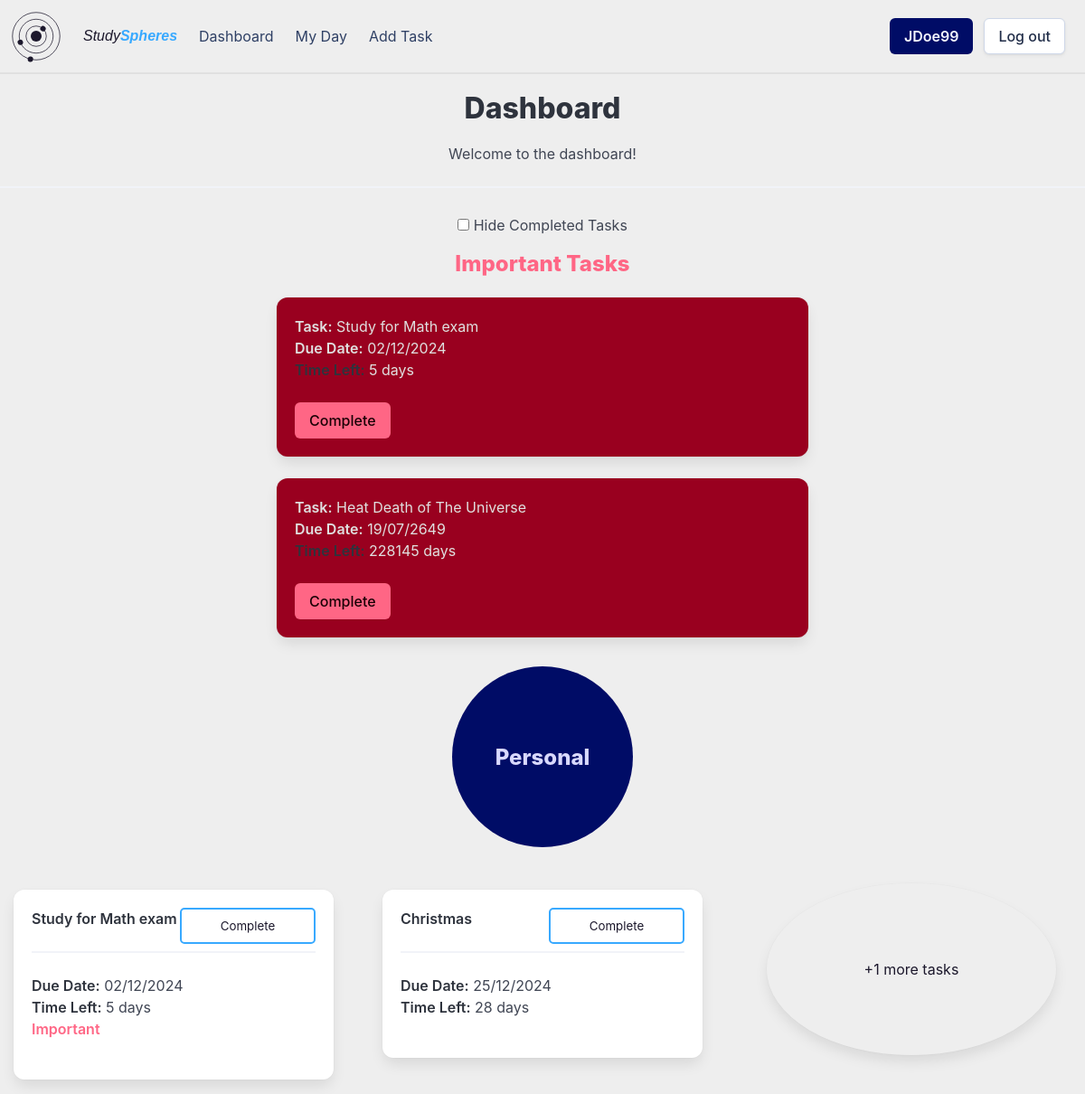
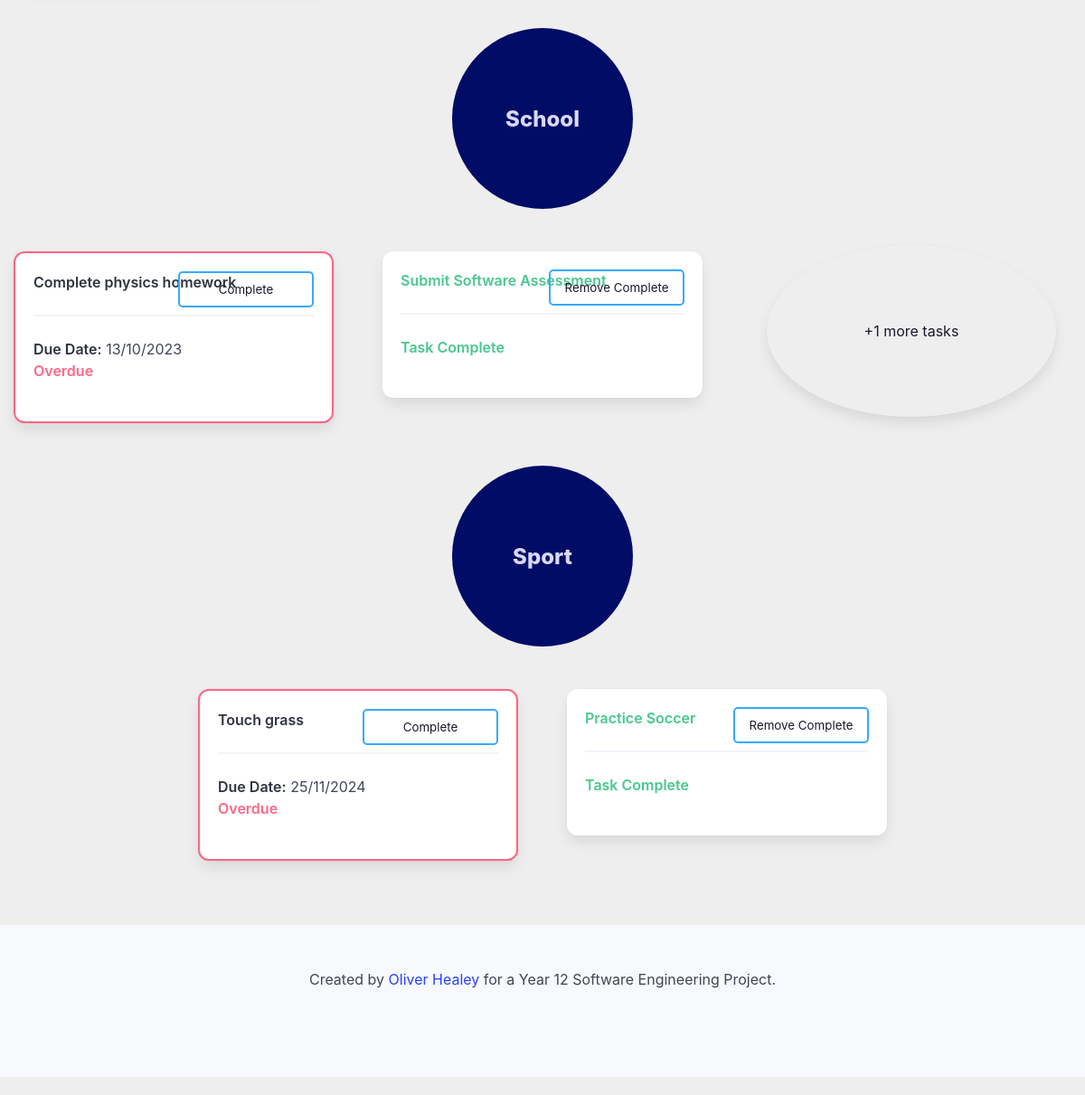
Page /dashboard (signed in) on the committed database (2 pictures, top to bottom).
### setup_db.py (models this page shows)
class Task(Base):
    __tablename__ = 'tasks'
    task_id = Column(String, primary_key=True)
    name = Column(String, nullable=False)
    details = Column(String)
    important = Column(Boolean, nullable=False)
    due_date = Column(DateTime, nullable=False)
    completed = Column(Boolean, nullable=False)
    user_id = Column(String, ForeignKey('userdetails.id'), nullable=False)
    group_id = Column(String, ForeignKey('groups.group_id'), nullable=False)
    user = relationship('User', back_populates='tasks')
    groups = relationship('Group', back_populates='tasks')

class Group(Base):
    __tablename__ = 'groups'
    group_id = Column(String, primary_key=True, nullable=False)
    group_name = Column(String, nullable=False, unique=True)
    user_id = Column(String, ForeignKey('userdetails.id'), nullable=False)
    user = relationship('User', back_populates='groups')
    tasks = relationship('Task', back_populates='groups')

### app.py (the view)
@app.route('/dashboard')
def dashboard():
    userId = flaskSession.get('userId')
    if userId is None:
        return redirect(url_for('login'))
    else:
        hideCompleted = flaskSession.get('hideCompleted')
        if hideCompleted:
            tasks = sessionDb.query(Task).filter(Task.user_id == userId, Task.completed == False).order_by(Task.due_date).all()
        else:
            tasks = sessionDb.query(Task).filter(Task.user_id == userId).order_by(Task.due_date).all()
        groups = sessionDb.query(Group).filter(Group.user_id == userId).all()
        date = datetime.datetime.now().date()
        return render_template('dashboard.html', tasks=tasks, groups=groups, showDetails=False, hideCompleted=hideCompleted, date=date)

### templates/dashboard.html (shortened to what this page needs)
{% extends 'base_loggedin.html' %}
{% block heading %}Dashboard{% endblock %}
{% block content %}
    <p class="has-text-centered">Welcome to the dashboard!</p>
    <hr>
    <div class="dashboard-controls field has-text-centered">
        <input id="hide-completed" type="checkbox" name="hide_completed" class="checkbox dashboard-check" onchange="document.getElementById('hide-completed-form').submit();" {% if hideCompleted %}checked{% endif %}>
        <label for="hide-completed">Hide Completed Tasks</label>
    </div>
    <div class="columns is-multiline">
        {% if tasks | selectattr('important', 'equalto', True) | selectattr('completed', 'equalto', False) | list | length > 0 %}
        <div class="column is-full">
            <p class="title is-4 has-text-centered has-text-danger">Important Tasks</p>
        </div>
        {% endif %}
        {% for task in tasks %}
            {% if task.important and not task.completed %}
                <div class="column is-half is-offset-3">
                    <div class="box important-box" onclick="window.location.href='/task/{{ task.task_id }}'">
                        <div class="media-content">
                            <div class="content">
                                <p class="important-text">
                                    <strong class="important-text">Task:</strong> {{ task.name }}<br>
                                    <strong class="important-text">Due Date:</strong> {{ task.due_date.strftime('%d/%m/%Y') }}<br>
                                    {% if date < task.due_date.date() %}
                                        <strong>Time Left:</strong> {{ (task.due_date.date() - date).days }} days<br>
                                    {% elif date == task.due_date.date() %}
                                        <strong class="has-text-warning">Due Today</strong><br>
                                    {% else %}
                                        <strong class="has-text-danger">Overdue</strong><br>
                                    {% endif %}
                                </p>
                            </div>
                            <form action="/complete" method="POST">
                                <input type="submit" value="Complete" class="button is-danger">
                            </form>
                        </div>
                    </div>
                </div>
            {% endif %}
        {% endfor %}
    </div>
    <div class="columns is-multiline">
        {% for group in groups %}
            <div class="circle-holder column is-full is-centered">
                <div class="collision-checker">
                    <div class="group-circle" onclick="window.location.href='/group/{{ group.group_id }}'">
                        <div class="hero-body">
                            <p class="group-circle-title title is-4">{{ group.group_name }}</p>
                        </div>
                    </div>
                </div>
            </div>
            {% set has_tasks = tasks | selectattr('group_id', 'equalto', group.group_id) | list | length > 0 %}
            {% set group_tasks = tasks | selectattr('group_id', 'equalto', group.group_id) | list %}
            {% for task in group_tasks %}
                {% if loop.index < 3 %}
                    <div class="column is-one-third is-offset-{{ ((3 - group_tasks|length) * 2 if not group_tasks|length > 2 else 0) if loop.index == 1 else 0 }}">
                        {% include 'task_box.html' %}
                    </div>
                {% endif %}
                {% if loop.index == 3 %}
                    {% set remaining_tasks = tasks | selectattr('group_id', 'equalto', group.group_id) | list | length - 2 %}
                    {% if remaining_tasks > 0 %}
                        <div class="column is-one-third">
                            <div class="box task-circle" onclick="window.location.href='/group/{{ group.group_id }}'">
                                <article class="media">
                                    <div class="media-content">
                                        <div class="content">
                                            <p class="has-text-centered">+{{ remaining_tasks }} more tasks</p>
                                        </div>
                                    </div>
                                </article>
                            </div>
                        </div>
                    {% endif %}
                {% endif %}
            {% endfor %}
        {% endfor %}
{% endblock %}

### templates/base_loggedin.html (shortened to what this page needs)
<!DOCTYPE html>
<html>
    <head>
        <link rel="stylesheet" href= "{{ url_for('static',filename='styles/styles.css') }}">
    </head>
    <body>
        <div id="page-container">
            <header>
                <nav class="navbar" role="navigation" aria-label="main navigation">
                    <div class="navbar-brand">
                    </div>
                    <div class="navbar-menu">
                        <div class="navbar-start">
                            <a class="navbar-item" href="/dashboard">
                                <span class="site-name">Study<b>Spheres</b></span>
                            </a>
                            <a class="navbar-item" href="/dashboard">
                                Dashboard
                            </a>
                            <a class="navbar-item" href="/myday">
                                My Day
                            </a>
                            <a class="navbar-item" href="/addtask">
                                Add Task
                            </a>
                        </div>
                    <div class="navbar-end">
                        <div class="navbar-item">
                            <div class="buttons">
                                <a class="button is-link" href="/user">
                                <strong>{{ session['username'] }}</strong>
                                </a>
                                <a class="button" href="/logout">
                                    Log out
                                </a>
                            </div>
                        </div>
                    </div>
                    </div>
                </nav>
            </header>
            <section class="hero">
                <div class="hero-body">
                    <h1 class="title has-text-centered">
                        {% block heading %}{% endblock %}
                    </h1>
            </section>
            <div class='content'>
                {% block content %}{% endblock %}
            </div>
            <div style="padding-bottom: 200px;"></div>
            <footer class="footer">
                <div class="content has-text-centered">
                    <p>
                        Created by <a href="https://github.com/healey-o/12-SE-webapp-assessment">Oliver Healey</a> for a Year 12 Software Engineering Project.
                    </p>
                </div>
            </footer>
        </div>
    </body>
</html>

### templates/task_box.html (shortened to what this page needs)
<div class="box task-box {% if date > task.due_date.date() and not task.completed %}overdue-task{% endif %}" onclick="window.location.href='/task/{{ task.task_id }}'">
    <div class="content">
        <p>
            <strong class="{{ 'has-text-success' if task.completed else '' }}">{{ task.name }}</strong>
            <hr>
            {% if not task.completed %}
                <strong>Due Date:</strong> {{ task.due_date.strftime('%d/%m/%Y') }}<br>
                {% if date < task.due_date.date() %}
                    <strong>Time Left:</strong> {{ (task.due_date.date() - date).days }} days<br>
                {% elif date == task.due_date.date() %}
                    <strong class="has-text-warning">Due Today</strong><br>
                {% else %}
                    <strong class="has-text-danger">Overdue</strong><br>
                {% endif %}
                {% if task.important %}
                    <strong class="has-text-danger circle-header">Important</strong><br>
                {% endif %}
            {% else %}
                <strong class="has-text-success">Task Complete</strong>
            {% endif %}
        </p>
    </div>
    {% if not task.completed %}
        <form action="/complete" method="POST">
            <input type="submit" value="Complete" class="task-complete-button">
        </form>
    {% else %}
        <form action="/decomplete" method="POST">
            <input type="submit" value="Remove Complete" class="task-complete-button">
        </form>
    {% endif %}
</div>

### static/styles/styles.css (style rules this page uses)
:root { --bulma-primary-h: 206deg; --bulma-primary-l: 61%; --bulma-link-l: 20%; --bulma-info-h: 63deg; --bulma-info-l: 68%; --bulma-scheme-s: 36%; --bulma-body-background-color: light-dark(#eeeeee, #0f141f); color-scheme: light dark; --accent-color: light-dark(#1c182c, #e0e0e0); --accent-color-invert: light-dark(#e0e0e0, #160f34); --warning-color: light-dark(#ffdddd, #330000); }
header { padding:10px; border-bottom: var(--accent-color-invert) solid 2px; }
body { margin: none; padding: none; }
#page-container { position: relative; min-height: 100vh; margin: none; padding: none; }
.navbar { background-color: var(--bulma-body-background-color); }
.site-name { color: var(--accent-color); font-style: italic; font-weight: normal; font-family: Verdana, Geneva, Tahoma, sans-serif; align-self: center; }
.site-name > b { color: var(--bulma-primary); }
#logo-svg { padding-right: 10px; }
.hero-body { padding: 20px; }
.hero { margin-left: 20px; margin-right: 20px; border-radius: 20px; }
.circle-holder { display: flex; justify-content: center; align-items: center; }
.collision-checker { position: relative; margin: .5em; border-radius: 50%; width: 200px; text-align: center; align-content: center; overflow: visible; height: 200px; }
.group-circle { position: relative; border-radius: 50%; width: 200px; text-align: center; align-content: center; overflow: visible; height: 200px; background-color: var(--bulma-link); }
.collision-checker > .group-circle { animation: circle-leave 0.3s ease-in-out forwards; }
.group-circle-title { color: #d8d9ff; }
.task-circle { position: relative; margin: .5em; border-radius: 50%; width: 320px; text-align: center; align-content: center; justify-self: center; overflow: hidden; height: 190px; background-color: transparent; color: var(--accent-color); transition: all 0.5s; cursor: pointer; }
.task-circle:after { content: 'View...'; position: absolute; opacity: 0; height: 100%; top: 0px; right: -20px; align-content: center; padding: 10px; transition: 0.5s; color: #e0e0e0; background-color: var(--bulma-link); }
.circle-header { color: #1c182c; }
.important-text { color: #e0e0e0; }
.task-box { position: relative; overflow: hidden; transition: all 0.5s; cursor: pointer; margin: 15px; }
.task-box:before { content: ''; position: absolute; opacity: 0; height: 100%; width: 100%; top: 0px; bottom: 0px; right: 0px; align-content: center; padding: 10px; transition: 0.5s; color: #0f141f; background-color: var(--bulma-primary); }
.task-box:after { content: 'Click for more details...'; opacity: 0; position: absolute; bottom: -20px; right: 20px; transition: 0.5s; font-size: 0.7rem; }
.task-complete-button { position: absolute; top: 20px; right: 20px; width: 150px; height: 40px; background-color: transparent; border: var(--bulma-primary) solid 2px; color: var(--accent-color); border-radius: 5px; padding: 5px; cursor: pointer; }
.footer { position: absolute; bottom: 0px; width: 100%; }
.dashboard-controls { justify-self: center; padding: 5px; cursor: pointer; }
.dashboard-controls > label { cursor: pointer; }
.dashboard-controls::after { opacity: 0; z-index: -1; }
.important-box { background-color: var(--bulma-danger-30); transition: all 0.5s; }
.important-box:after { content: 'Click for more details...'; opacity: 0; position: absolute; bottom: -20px; right: 20px; transition: 0.5s; font-size: 0.7rem; color: #e0e0e0; }
.overdue-task { border: var(--bulma-danger) solid 2px; }

### rows in the picture
Task: name "Study for Math exam", due_date "02/12/2024", (task.due_date.date()-date).days "5", important "Important"
Task: name "Heat Death of The Universe", due_date "19/07/2649", (task.due_date.date()-date).days "228145", important "1"
Group: group_name "Personal"
Task: name "Christmas", due_date "25/12/2024", (task.due_date.date()-date).days "28"
Group: group_name "School"
Task: name "Complete physics homework", due_date "13/10/2023", shows "Overdue"
Task: name "Submit Software Assessment", completed "Task Complete"
Task: remaining_tasks "1"
Group: group_name "Sport"
Task: name "Touch grass", due_date "25/11/2024", shows "Overdue"
Task: name "Practice Soccer", completed "Task Complete"

### other values in the picture
{{ session['username'] }} "JDoe99"
